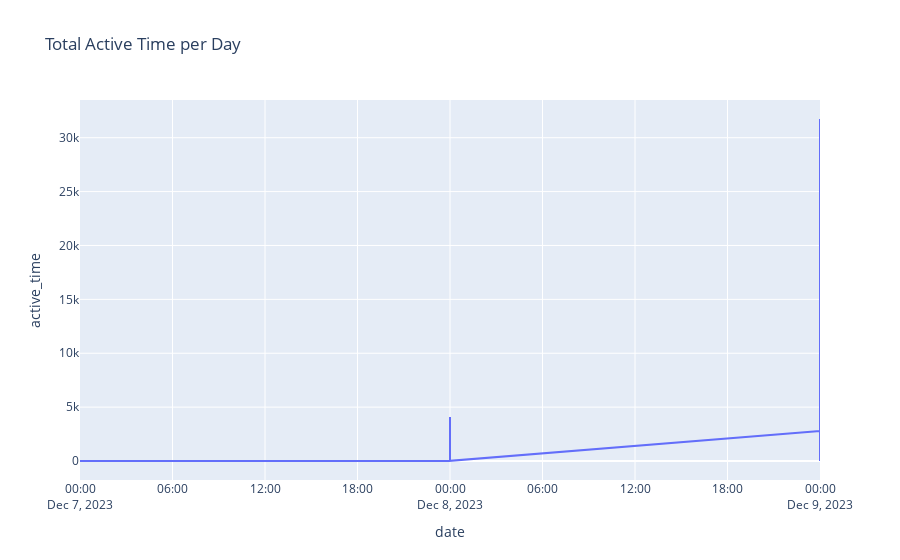

This figure's notebook cell:
### Code cell
# next, create a line chart showing the total active time per day
fig = px.line(df, x="date", y="active_time", title='Total Active Time per Day')
fig.show()

### Figure 1 — Plotly figure (JSON) as saved in the notebook; plotly's stock layout.template omitted (floating-point values rounded to 4 significant figures; data arrays with more than 128 entries replaced by an {"elided": "..."} marker saying what was removed)
{"data": [{"hovertemplate": "date=%{x}<br>active_time=%{y}<extra></extra>", "legendgroup": "", "line": {"color": "#636efa", "dash": "solid"}, "marker": {"symbol": "circle"}, "mode": "lines", "name": "", "orientation": "v", "showlegend": false, "type": "scatter", "x": {"elided": "881 str values"}, "xaxis": "x", "y": {"elided": "881 float values"}, "yaxis": "y"}], "layout": {"legend": {"tracegroupgap": 0}, "title": {"text": "Total Active Time per Day"}, "xaxis": {"anchor": "y", "domain": [0, 1], "title": {"text": "date"}}, "yaxis": {"anchor": "x", "domain": [0, 1], "title": {"text": "active_time"}}}}
